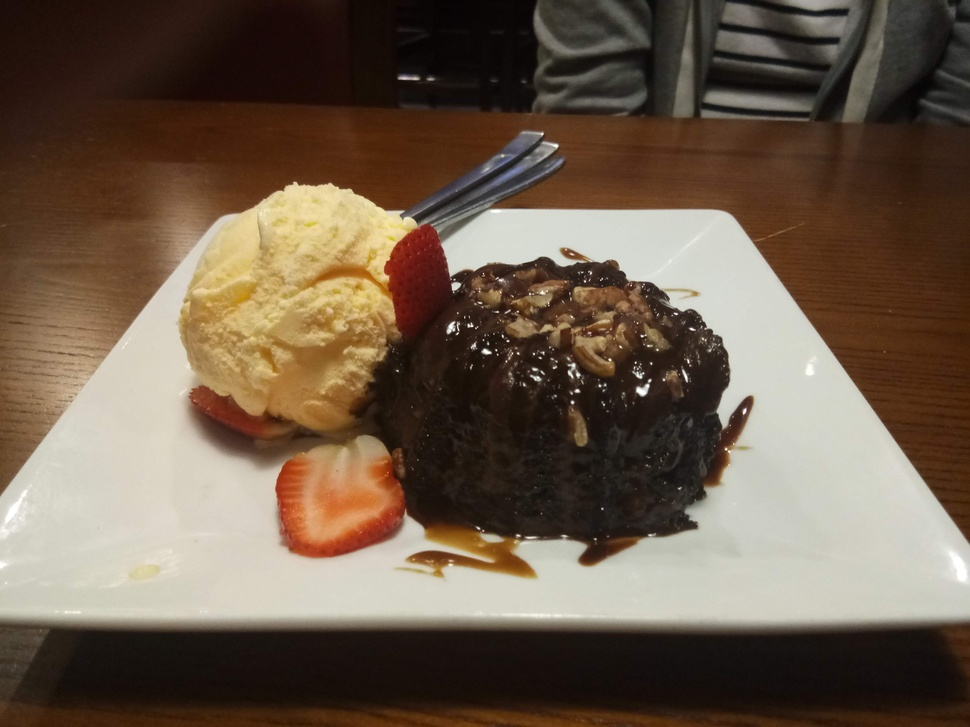
#> input picture food.jpg, 970 x 727 px, shrunk from 4160 x 3120 before the run
$ python temp.py
#> lines starting #> are read from the running program, lines starting #| are printed output that depends on the picture
from PIL import Image
import numpy as np
import cv2

def abs(x):
    if x>=0:
        return x
    return -1*x
def getLowerBoundAndBits(num):
    if num>=0 and num<=7:
        return 0,3
    if num>=8 and num<=15:
        return 8,3
    if num>=16 and num<=31:
        return 16,3
    if num>=32 and num<=63:
        return 32,3
    if num>=64 and num<=127:
        return 64,4
    if num<=255:
        return 128,4
    #print("Out of range")
    exit(0)

def embedding(carrier_pixel_block,cover_pixel,k=3):  #Assuming the pixel block is a list of list with the inner list having the RGB values

    # extracting the corresponding greyscale block value from the carrier pixel block
    gx =  carrier_pixel_block[0][0]
    gur = carrier_pixel_block[0][1]
    gbl = carrier_pixel_block[1][0]
    gbr = carrier_pixel_block[1][1]
    cv  = cover_pixel

    bin_gx=list(format(gx,'08b')) # converting the integer greyscale value to binary
    bin_gur=list(format(gur,'08b'))
    bin_gbl=list(format(gbl,'08b'))
    bin_gbr=list(format(gbr,'08b'))
    bin_cv=list(format(cv,'08b'))

    L = int(format(gx,'08b')[-k:]) # Extracting the decimal value of the k LSBs of gx

    bin_gx[-1]=bin_cv[0]  # Embedding the first bit of the secret message in first LSB
    bin_gx[-2]=bin_cv[1]


    new_gx = ''.join(bin_gx) # Combing the list to string

    S = int(new_gx[-k:])  # Extracting the decimal value of the k-bits of the embedded gx

    new_gx = int(new_gx,2) # New gx value obtained by converting from binary to decimal

    d = L-S # Computing the value of d

    if d> pow(2,k-1) and 0<= new_gx + pow(2,k) and new_gx + pow(2,k)<=255:  # To get the optimized value of gx
        new_gx = new_gx + pow(2,k)
    elif d< -pow(2,k-1) and 0<= new_gx - pow(2,k) and new_gx - pow(2,k)<=255:
        new_gx = new_gx - pow(2,k)
    else:
        new_gx = new_gx

    d1=abs(new_gx-gur)  # Computing the corresponding distance values
    d2=abs(new_gx-gbr)
    d3=abs(new_gx-gbl)

    l1,t1 = getLowerBoundAndBits(d1)
    l2,t2 = getLowerBoundAndBits(d2)
    l3,t3 = getLowerBoundAndBits(d3)

    t1=3
    t2=3
    t3=2

    s1 = int(''.join(bin_cv[:t1]),2)
    s2 = int(''.join(bin_cv[t1:t1+t2]),2)
    s3 = int(''.join(bin_cv[t1+t2:t1+t2+t3]),2)
    # #print(s1,s2,s3)

    # bin_gur[-1]=bin_cv[2] # Embedding bits of secret data in the blocks
    # bin_gur[-2]=bin_cv[3]
    # new_gur = ''.join(bin_gur)
    # s1 = int(new_gur[-t1:])
    # new_gur = int(new_gur,2)

    # bin_gbl[-1]=bin_cv[4]
    # bin_gbl[-2]=bin_cv[5]
    # new_gbl = ''.join(bin_gbl)
    # s3 = int(new_gbl[-t1:])
    # new_gbl = int(new_gbl,2)

    # bin_gbr[-1]=bin_cv[6]
    # bin_gbr[-2]=bin_cv[7]
    # new_gbr = ''.join(bin_gbr)
    # s2 = int(new_gbr[-t1:])
    # new_gbr = int(new_gbr,2)

    d1_new=l1+s1 # Computing the new distance values
    d2_new=l2+s2
    d3_new=l3+s3

    new2gur = new_gx - d1_new
    new3gur = new_gx + d1_new
    new2gbr = new_gx - d2_new
    new3gbr = new_gx + d2_new
    new2gbl = new_gx - d3_new
    new3gbl = new_gx + d3_new

    # To obtain the optimized value for each block
    if abs(gur - new2gur) < abs(gur - new3gur) and 0<=new2gur and new2gur<=255:
        new_gur = new2gur
    else:
        new_gur = new3gur

    if abs(gbr - new2gbr) < abs(gbr - new3gbr) and 0<=new2gbr and new2gbr<=255:
        new_gbr = new2gbr
    else:
        new_gbr = new3gbr

    if abs(gbl - new2gbl) < abs(gbl - new3gbl) and 0<=new2gbl and new2gbl<=255:
        new_gbl = new2gbl
    else:
        new_gbl = new3gbl

    stego_pixel_block = [[new_gx,new_gur],[new_gbl,new_gbr]]
    return stego_pixel_block

def no_of_bits_to_hide(value):
    #using quantisation range for variant 1
    if value in range(64):
        return 3
    else:
        return 4

#converts plaintext to 8-bit binary format
def convert_to_binary(data):
    data_binary=' '.join(format(ord(x), '08b') for x in data)
    return data_binary
def splitValues(num):
    return num//100,num%100


def main():
    #carrier image
    carrier_image_name='food.jpg'
    # carrier_image_name=input("Enter the file name of the carrier image: ")
    if carrier_image_name.split('.')[-1] not in ['jpg','jpeg','png']:
        print('Invalid file type!')
        print('\nProgram terminated')
        return
    grey_img=cv2.imread(carrier_image_name)  # Converting the RGB carrier image to grey scale
#> grey_img is the input picture: shape (727, 970, 3); mean B, G, R 75.2, 91.6, 108.8
    carrier_grey_image_matrix = cv2.cvtColor(grey_img,cv2.COLOR_BGR2GRAY) #storing the image as a matrix
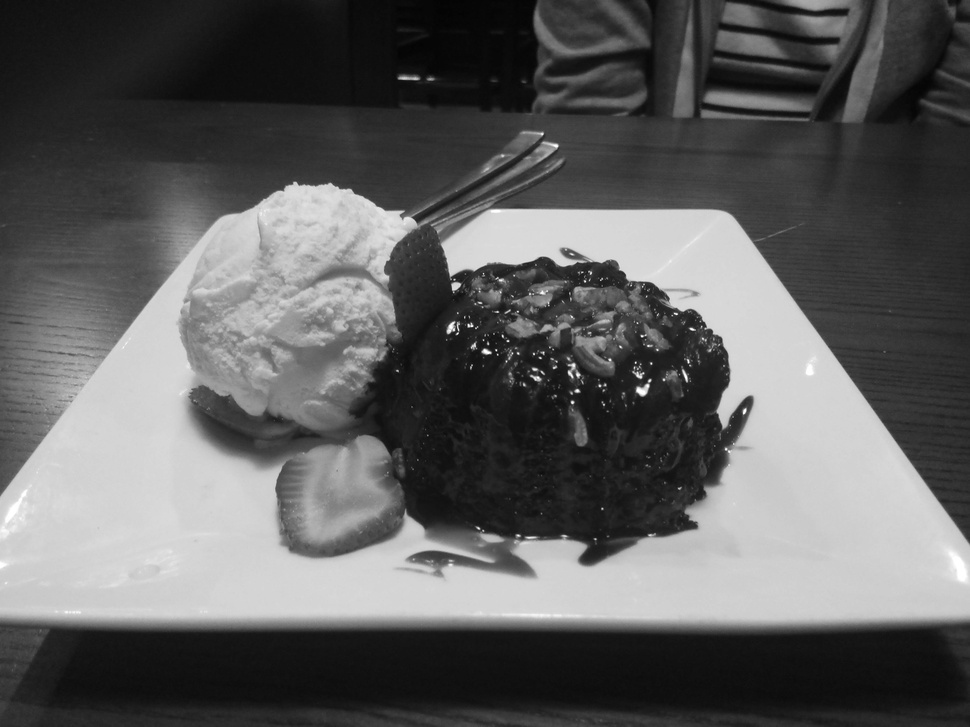
#> carrier_grey_image_matrix: shape (727, 970); min 3, max 255, mean 94.9

    cv2.imwrite('greyscaleCarrierImage.jpg',carrier_grey_image_matrix)

    print('\nCarrier image:')
    print('Length: ' + str(len(carrier_grey_image_matrix)) +'  width: ' + str(len(carrier_grey_image_matrix[0])))
#| Length: 727  width: 970
    print('\n')

    # Creating the final image matrix for storing the secret data in carrier
    final_image_matrix = np.zeros((len(carrier_grey_image_matrix), len(carrier_grey_image_matrix[0])), dtype=np.uint8)
#> final_image_matrix: shape (727, 970); every value is 0
    cover_image_name='food2.jpeg'
    # cover_image_name=input("Enter the file name of the cover image: ")
    if cover_image_name.split('.')[-1] not in ['jpg','jpeg','png']:
        #print('Invalid file type!')
        #print('\nProgram terminated')
        return
    img2 = cv2.imread(cover_image_name)
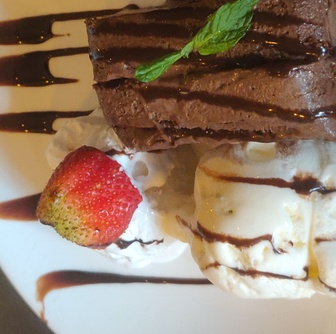
#> input picture food2.jpeg, 336 x 334 px, shrunk from 1439 x 1432 before the run
#> img2 is the input picture: shape (334, 336, 3); mean B, G, R 106.5, 125.2, 148.5
    cover_grey_image_matrix = cv2.cvtColor(img2,cv2.COLOR_BGR2GRAY)
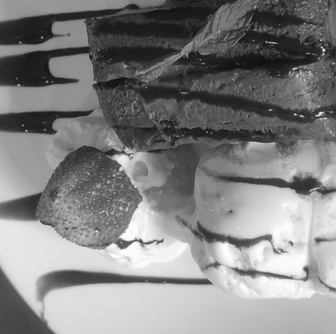
#> cover_grey_image_matrix: shape (334, 336); min 13, max 255, mean 130
    cv2.imwrite('greyscale2.jpg',cover_grey_image_matrix)
    print('-------')
    print(cover_grey_image_matrix)
#> (printed output is left out)
    n = 0
    #print(cover_image_matrix)
    print('\nCover image:')
    print('Length: ' +str(len(cover_grey_image_matrix)) +'  width: ' + str(len(cover_grey_image_matrix[0])))
#| Length: 334  width: 336
    print('\n')
    print('Checking whether the cover image can be hid in the carrier image')
    # Check to see whether the secret data can be hid in the carrier image
    if len(carrier_grey_image_matrix)*3 <=2* len(cover_grey_image_matrix) or len(carrier_grey_image_matrix[0])*3 <=2* len(cover_grey_image_matrix[0]):
        print("Unable to fit data in carrier image!\n")
    else:
        print("Able to fit data in carrier image!\n")

    row_cover = col_cover = 0
    i=j=0
    # [58 lines of commented-out code are left out]
    while row_cover<len(cover_grey_image_matrix) : #Traversing the cover image matrix
        # Extraction of 2x2 non-overlapping matrix
        n+=1
        temp = [[carrier_grey_image_matrix[i][j],carrier_grey_image_matrix[i][j+1]],[carrier_grey_image_matrix[i+1][j],carrier_grey_image_matrix[i+1][j+1]]]
        cover = cover_grey_image_matrix[row_cover][col_cover]
        col_cover+=1
        if col_cover==len(cover_grey_image_matrix[0]):
            col_cover=0
            row_cover+=1
        j+=2
        if j>=len(cover_grey_image_matrix[0]):
            i+=2
            j=0
        temp2 = embedding(temp,cover) # Function that performs embedding is called
        if i==len(carrier_grey_image_matrix):
            break
        final_image_matrix[i][j] = temp2[0][0]  # The modified pixel values are stored in the final image matrix
        final_image_matrix[i][j+1] = temp2[0][1] # Values are in grey scale
        final_image_matrix[i+1][j] = temp2[1][0]
        final_image_matrix[i+1][j+1] = temp2[1][1]
#> this loop made 60984 passes
#> (cover, gx in embedding, gur in embedding, gbl in embedding, gbr in embedding, cv in embedding, bin_gur in embedding) on passes 3, 4, 11: (156, 17, 18, 16, 17, 156, ['0', '0', '0', '1', '0', '0', '1', '0']), (155, 18, 17, 18, 19, 155, ['0', '0', '0', '1', '0', '0', '0', '1']), (153, 17, 15, 17, 16, 153, ['0', '0', '0', '0', '1', '1', '1', '1'])
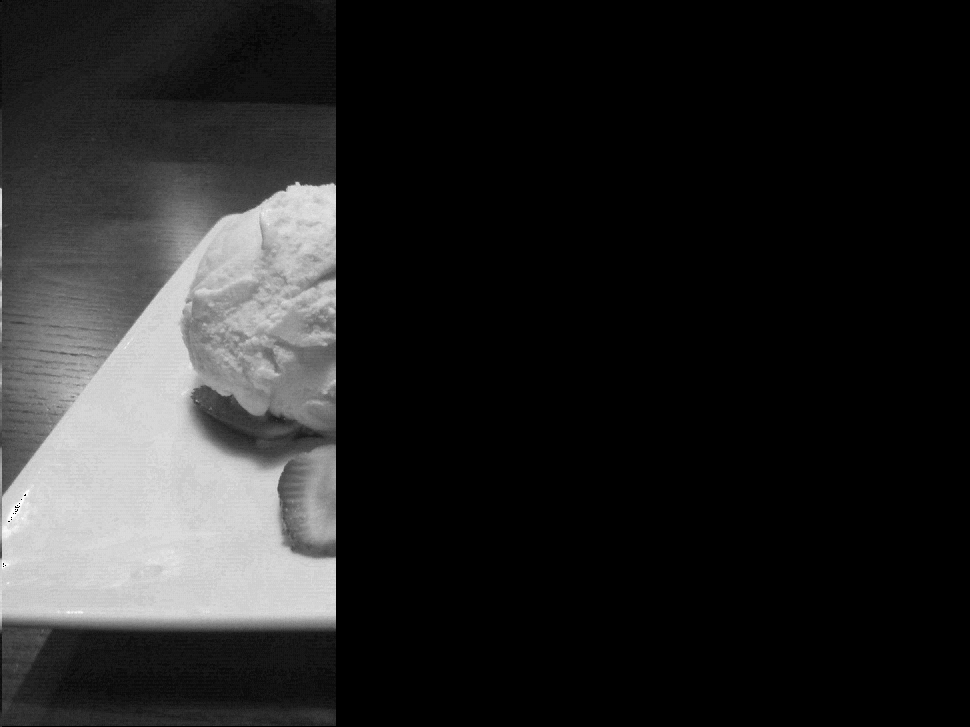
#> final_image_matrix: shape (727, 970); min 0, max 255, mean 37.9
    print("No. of pixel blocks: " )
    print(n)
    print(i,j)
    k=i
    print('row: ' + str(row_cover))
    print('col: ' + str(col_cover))
    print("-----")
    display_image = np.zeros((len(carrier_grey_image_matrix), len(carrier_grey_image_matrix[0])), dtype=np.uint8)

    for i in range(row_cover):
        for j in range(len(cover_grey_image_matrix[0])):
            display_image[i][j]=cover_grey_image_matrix[i][j]
    image = Image.fromarray(np.uint8(display_image),'L') # Storing the final image matrix as a grey scale image
    image.save('Checking.png')
    print('Embedding procedure completed!\n')

    for i in range(len(cover_grey_image_matrix)): # Traversing the block to right of the cover image in the carrier image
        for j in range(len(cover_grey_image_matrix[0]),len(carrier_grey_image_matrix[0])):
            final_image_matrix[i][j] = carrier_grey_image_matrix[i][j]

    # [6 lines of commented-out code are left out]


    print('Storing the result in Check3.png\n')
    img = Image.fromarray(np.uint8(final_image_matrix),'L') # Storing the final image matrix as a grey scale image
    img.save('Check3.png')
    print('Done!')
    print(len(final_image_matrix))
    print(len(final_image_matrix[0]))
if __name__=='__main__':
#> (the run stopped early here; a loop or call above may not have finished)
